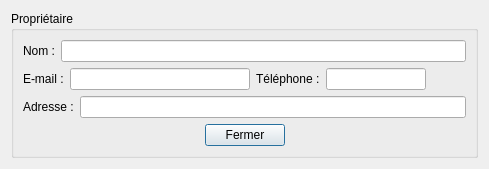
<?xml version="1.0" encoding="UTF-8"?>
<ui version="4.0">
 <class>dlgBopeProprioForm</class>
 <widget class="QDialog" name="dlgBopeProprioForm">
  <property name="geometry">
   <rect>
    <x>0</x>
    <y>0</y>
    <width>489</width>
    <height>162</height>
   </rect>
  </property>
  <property name="windowTitle">
   <string>Fiche propriétaire</string>
  </property>
  <layout class="QVBoxLayout" name="verticalLayout">
   <item>
    <widget class="QGroupBox" name="grp_proprio">
     <property name="title">
      <string>Propriétaire </string>
     </property>
     <layout class="QVBoxLayout" name="verticalLayout_6">
      <item>
       <layout class="QHBoxLayout" name="horizontalLayout_15">
        <item>
         <widget class="QLabel" name="lbl_nom">
          <property name="text">
           <string>Nom :</string>
          </property>
         </widget>
        </item>
        <item>
         <widget class="QLineEdit" name="leNom">
          <property name="alignment">
           <set>Qt::AlignCenter</set>
          </property>
         </widget>
        </item>
       </layout>
      </item>
      <item>
       <layout class="QHBoxLayout" name="horizontalLayout_16">
        <item>
         <widget class="QLabel" name="lbl_mail">
          <property name="text">
           <string>E-mail :</string>
          </property>
         </widget>
        </item>
        <item>
         <widget class="QLineEdit" name="leMail">
          <property name="alignment">
           <set>Qt::AlignCenter</set>
          </property>
         </widget>
        </item>
        <item>
         <layout class="QHBoxLayout" name="horizontalLayout_17">
          <item>
           <widget class="QLabel" name="lbl_tel">
            <property name="text">
             <string>Téléphone :</string>
            </property>
           </widget>
          </item>
          <item>
           <widget class="QLineEdit" name="leTel">
            <property name="minimumSize">
             <size>
              <width>0</width>
              <height>0</height>
             </size>
            </property>
            <property name="maximumSize">
             <size>
              <width>100</width>
              <height>16777215</height>
             </size>
            </property>
            <property name="alignment">
             <set>Qt::AlignCenter</set>
            </property>
           </widget>
          </item>
          <item>
           <spacer name="horizontalSpacer_8">
            <property name="orientation">
             <enum>Qt::Horizontal</enum>
            </property>
            <property name="sizeHint" stdset="0">
             <size>
              <width>40</width>
              <height>20</height>
             </size>
            </property>
           </spacer>
          </item>
         </layout>
        </item>
       </layout>
      </item>
      <item>
       <layout class="QHBoxLayout" name="horizontalLayout_4">
        <item>
         <widget class="QLabel" name="label_4">
          <property name="text">
           <string>Adresse :</string>
          </property>
         </widget>
        </item>
        <item>
         <widget class="QLineEdit" name="leAdresse">
          <property name="alignment">
           <set>Qt::AlignCenter</set>
          </property>
         </widget>
        </item>
       </layout>
      </item>
      <item>
       <layout class="QHBoxLayout" name="horizontalLayout">
        <item>
         <spacer name="horizontalSpacer">
          <property name="orientation">
           <enum>Qt::Horizontal</enum>
          </property>
          <property name="sizeHint" stdset="0">
           <size>
            <width>40</width>
            <height>20</height>
           </size>
          </property>
         </spacer>
        </item>
        <item>
         <widget class="QPushButton" name="btnFermer">
          <property name="sizePolicy">
           <sizepolicy hsizetype="Fixed" vsizetype="Fixed">
            <horstretch>0</horstretch>
            <verstretch>0</verstretch>
           </sizepolicy>
          </property>
          <property name="maximumSize">
           <size>
            <width>100</width>
            <height>16777215</height>
           </size>
          </property>
          <property name="text">
           <string>Fermer</string>
          </property>
         </widget>
        </item>
        <item>
         <spacer name="horizontalSpacer_2">
          <property name="orientation">
           <enum>Qt::Horizontal</enum>
          </property>
          <property name="sizeHint" stdset="0">
           <size>
            <width>40</width>
            <height>20</height>
           </size>
          </property>
         </spacer>
        </item>
       </layout>
      </item>
     </layout>
    </widget>
   </item>
  </layout>
 </widget>
 <resources/>
 <connections/>
</ui>
